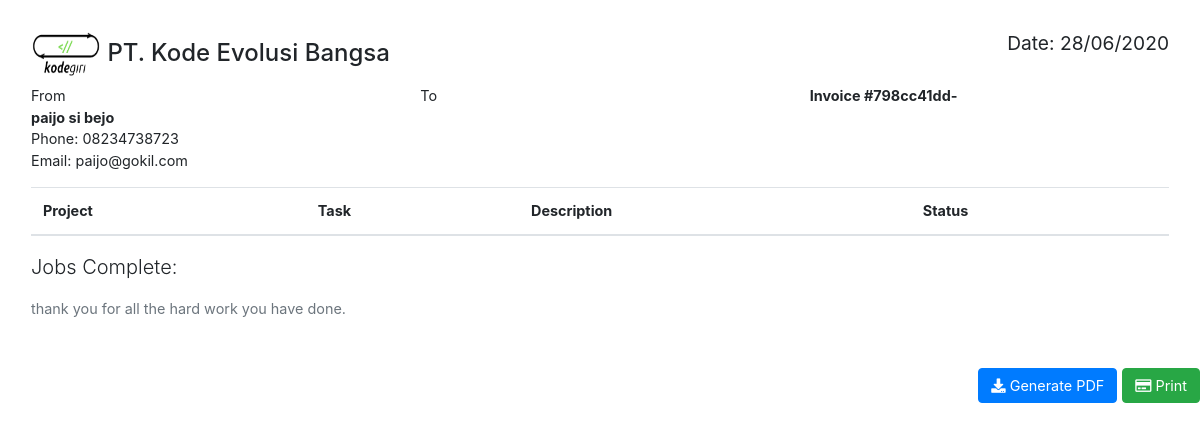
/index.php/admin/invoice_print, run on an earlier commit of the app's database.
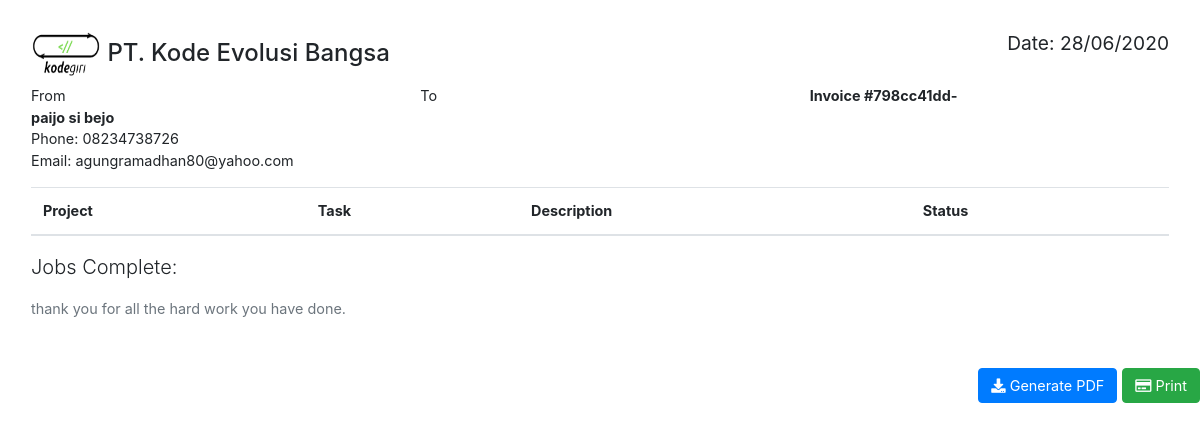
And on a later commit of the database.
### tables this page shows
CREATE TABLE `users` (
  `user_id` int(11) NOT NULL,
  `username` varchar(64) NOT NULL,
  `password` varchar(255) NOT NULL,
  `email` varchar(255) NOT NULL,
  `full_name` varchar(255) NOT NULL,
  `phone` varchar(20) NOT NULL,
  `role` enum('admin','employee','freelance') NOT NULL DEFAULT 'employee',
  `last_login` timestamp NOT NULL DEFAULT current_timestamp(),
  `photo` varchar(64) NOT NULL DEFAULT 'dafault.jpg',
  `created_at` timestamp NOT NULL DEFAULT current_timestamp()
);

### application/controllers/admin/Invoice_print.php (called while the page is built, shortened)
<?php defined('BASEPATH') OR exit('No direct script access allowed');
class Invoice_print extends CI_Controller {
	public function index()
	{
        $this->load->view("admin/invoice_print");
	}
}

### index.php (called while the page is built, shortened)
<?php
require_once BASEPATH.'core/CodeIgniter.php';

### application/libraries/Fungsi.php (called while the page is built, shortened)
<?php
class Fungsi {
    protected $ci;
    public function __construct() {
        $this->ci =& get_instance();
    }
    function user_login() {
        $user_id = $this->ci->session->userdata('user_id');
        $user_data = $this->ci->user_model->get($user_id)->row();
        return $user_data;
    }
}

### application/models/User_model.php (called while the page is built, shortened)
<?php
class User_model extends CI_Model
{
    public function get($id = null)
    {
        $this->db->from('users');
        $query = $this->db->get();
        return $query;
    }
}

### application/views/admin/invoice_print.php (the view, shortened to what this page needs)
<!DOCTYPE html>
<html lang="en">
<head>
	<?php $this->load->view("admin/_partials/head.php") ?>
</head>
<body id="page-top">
<div id="wrapper">
	<div id="content-wrapper">
    <div class="container-fluid">
        <div class="row" id="printableArea">
          <div class="col-12">
            <div class="invoice p-3 mb-3">
              <div class="row">
                <div class="col-12">
                  <h4>
                    <img src="<?php echo base_url('assets/img/kodegiri_hitam.png')?>" width="70" height="45" > PT. Kode Evolusi Bangsa
                    <small class="float-right">Date: <?php echo date('d/m/Y') ?></small>
                  </h4>
                </div>
              </div>
              <div class="row invoice-info">
                <div class="col-sm-4 invoice-col">
                  From
                  <address>
                    <strong><?php echo $this->fungsi->user_login()->full_name ?></strong><br>
                    Phone: <?php echo $this->fungsi->user_login()->phone ?><br>
                    Email: <?php echo $this->fungsi->user_login()->email ?>
                  </address>
                </div>
                <div class="col-sm-4 invoice-col">
                  To
                    <?php foreach ($invos as $invo): ?>
                    <strong><?php echo $invo->namauser ?></strong><br>
                    Phone: <?php echo $invo->nohp ?><br>
                    Email: <?php echo $invo->email ?>
                    <?php endforeach; ?>
                </div>
                <div class="col-sm-4 invoice-col">
                  <b>Invoice #<?= substr(md5(time()), 0, 9) ?>-<?php echo $invo->userid ?></b><br>
                  <br>
                </div>
              </div>
              <div class="row">
                <div class="col-12 table-responsive">
                  <table class="table table-striped">
                    <thead>
                    <tr>
                      <th>Project</th>
                      <th>Task</th>
                      <th>Description</th>
                      <th>Status</th>
                    </tr>
                    </thead>
                  </table>
                </div>
              </div>
              <div class="row">
                <div class="col-6">
                  <p class="lead">Jobs Complete:</p>
                  <p class="text-muted well well-sm shadow-none" style="margin-top: 10px;">
                  thank you for all the hard work you have done.
                  </p>
                </div>
                <div class="col-6">
                  </div>
                </div>
              </div>
            </div>
          </div>
        </div>
        <div class="row no-print">
                <div class="col-12">
                  <button type="button" class="btn btn-success float-right" onclick="printDiv('printableArea')"><i class="far fa-credit-card"></i>
                    Print
                  </button>
                  <button type="button" class="btn btn-primary float-right" style="margin-right: 5px;" >
                    <i class="fas fa-download"></i> Generate PDF
                  </button>
                </div>
              </div>
      </div>
	</div>
</body>
</html>

### application/views/admin/_partials/head.php (shortened to what this page needs)
<link href="<?php echo base_url('assets/bootstrap/css/bootstrap.min.css') ?>" rel="stylesheet">
<link href="<?php echo base_url('assets/fontawesome-free/css/all.min.css') ?>" rel="stylesheet" type="text/css">
<link href="<?php echo base_url('assets/datatables/dataTables.bootstrap4.css') ?>" rel="stylesheet">
<link href="<?php echo base_url('css/sb-admin.css') ?>" rel="stylesheet">

### css/sb-admin.css (style rules this page uses)
html { position: relative; min-height: 100%; }
body { height: 100%; font-size: 0.9rem; }
#wrapper { display: -webkit-box; display: -ms-flexbox; display: flex; }
#wrapper #content-wrapper { overflow-x: hidden; width: 100%; padding-top: 1rem; padding-bottom: 80px; }
:root { --input-padding-x: 0.75rem; --input-padding-y: 0.75rem; }
.btn { font-size: 0.9rem; }

What changed in the data, as far as the page shows it:
changed users "paijo si bejo": phone "08234738723" → "08234738726"; email "paijo@gokil.com" → "agungramadhan80@yahoo.com"
